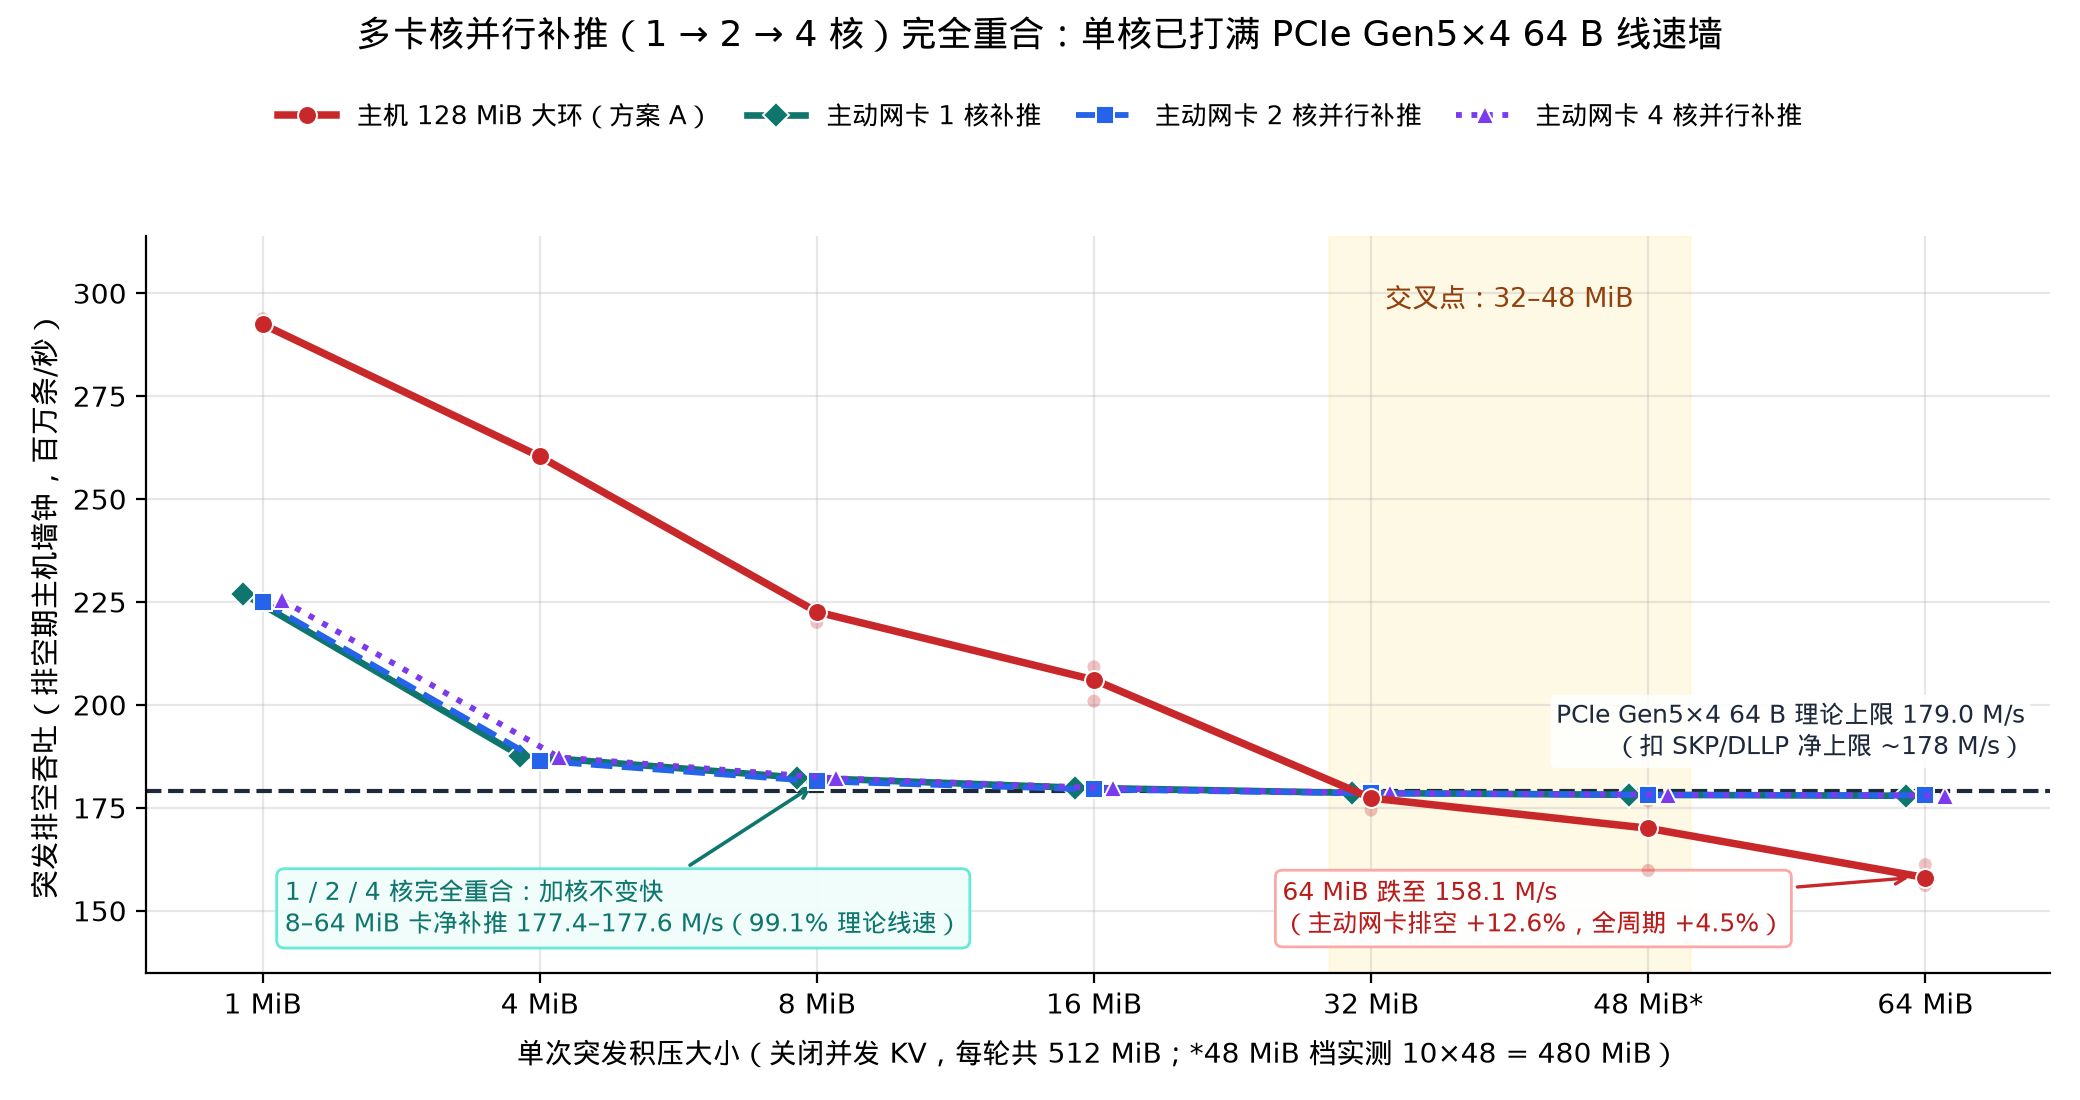

Reproduce this figure in Python.
#!/usr/bin/env python3
"""MRV-165 Figure 2: Multi-core card parallel refill (1 -> 2 -> 4 card cores) vs Host 128 MiB ring.

Reads verified Control 2 runs from logs/mrv165-2026-11-25/runs.jsonl.
Plots host wall-clock burst drain throughput (drain_wall_mops) for all series and marks the
steady-state PCIe Gen5 x4 64-byte write wire limit (179.0 M/s).
"""
import json
import statistics
from collections import defaultdict
from pathlib import Path

import matplotlib.pyplot as plt
import matplotlib.ticker as mticker
import numpy as np

import mrvplot  # noqa: F401 - registers CJK font & white style

ROOT = Path(__file__).resolve().parents[2]
RUNS_PATH = ROOT / "logs/mrv165-2026-11-25/runs.jsonl"
BURSTS = ["1MiB", "4MiB", "8MiB", "16MiB", "32MiB", "48MiB", "64MiB"]
BURST_XLABELS = ["1 MiB", "4 MiB", "8 MiB", "16 MiB", "32 MiB", "48 MiB*", "64 MiB"]
PCIE_64B_CEILING = 128e9 * (128.0 / 130.0) / 8.0 / 88.0 / 1e6  # 179.02 M/s


def main():
    by_tag = defaultdict(list)
    for line in RUNS_PATH.read_text().splitlines():
        r = json.loads(line)
        if r["part"].startswith("control2"):
            assert r["lost"] == 0 and r["bad"] == 0 and r["torn"] == 0
            by_tag[r["tag"]].append(r)

    x = np.arange(len(BURSTS), dtype=float)
    fig, ax = plt.subplots(figsize=(10.4, 5.5))

    # Subtle crossover band 32-48 MiB
    ax.axvspan(3.85, 5.15, color="#FEF3C7", alpha=0.45, zorder=0)
    ax.text(
        4.5, 302, "交叉点：32–48 MiB",
        ha="center", va="top", fontsize=9.8, color="#92400E",
    )

    # Physical wire ceiling line
    ax.axhline(PCIE_64B_CEILING, color="#1E293B", linestyle="--", linewidth=1.5, zorder=2)
    ax.text(
        6.36, PCIE_64B_CEILING + 7.0,
        f"PCIe Gen5×4 64 B 理论上限 {PCIE_64B_CEILING:.1f} M/s\n（扣 SKP/DLLP 净上限 ~178 M/s）",
        ha="right", va="bottom", fontsize=8.9, color="#1E293B",
        bbox=dict(boxstyle="round,pad=0.22", fc="white", ec="none", alpha=0.88),
    )
    series = [
        ("scheme_a_128m", "主机 128 MiB 大环（方案 A）", "#C82829", "o", "-", 2.7, 0.0, 5),
        ("active_1c", "主动网卡 1 核补推", "#0F766E", "D", "-", 2.4, -0.07, 4),
        ("active_2c", "主动网卡 2 核并行补推", "#2563EB", "s", "--", 2.1, 0.0, 4),
        ("active_4c", "主动网卡 4 核并行补推", "#7C3AED", "^", ":", 2.1, +0.07, 4),
    ]

    for arm_key, label, color, marker, ls, lw, dx, z in series:
        meds = []
        for i, b in enumerate(BURSTS):
            rs = by_tag[f"{arm_key}_{b}"]
            vals = [r["drain_wall_mops"] for r in rs]
            meds.append(statistics.median(vals))
            ax.scatter(
                np.full(len(vals), i + dx),
                vals,
                color=color,
                marker=marker,
                s=22,
                alpha=0.28,
                edgecolors="none",
                zorder=z - 1,
            )
        ax.plot(
            x + dx,
            meds,
            color=color,
            marker=marker,
            linestyle=ls,
            linewidth=lw,
            markersize=6.8,
            markeredgecolor="white",
            markeredgewidth=0.7,
            label=label,
            zorder=z,
        )

    # Minimal clean callouts (only 2 crisp takeaways, no clutter)
    ax.annotate(
        "1 / 2 / 4 核完全重合：加核不变快\n8–64 MiB 卡净补推 177.4–177.6 M/s（99.1% 理论线速）",
        xy=(2.0, 181), xytext=(0.08, 145),
        fontsize=9.1, color="#0F766E",
        arrowprops=dict(arrowstyle="->", color="#0F766E", lw=1.3),
        bbox=dict(boxstyle="round,pad=0.32", fc="#F0FDFA", ec="#5EEAD4", alpha=0.96),
    )
    ax.annotate(
        "64 MiB 跌至 158.1 M/s\n（主动网卡排空 +12.6%，全周期 +4.5%）",
        xy=(5.96, 158.1), xytext=(3.68, 145),
        fontsize=9.0, color="#B91C1C",
        arrowprops=dict(arrowstyle="->", color="#C82829", lw=1.2),
        bbox=dict(boxstyle="round,pad=0.28", fc="white", ec="#FCA5A5", alpha=0.96),
    )

    ax.set_xlabel("单次突发积压大小（关闭并发 KV，每轮共 512 MiB；*48 MiB 档实测 10×48 = 480 MiB）", fontsize=10.2, labelpad=7)
    ax.set_ylabel("突发排空吞吐（排空期主机墙钟，百万条/秒）", fontsize=10.5)
    ax.set_xticks(x)
    ax.set_xticklabels(BURST_XLABELS, fontsize=10.2)
    ax.set_xlim(-0.42, 6.45)
    ax.set_ylim(135, 314)
    ax.yaxis.set_major_locator(mticker.MultipleLocator(25))

    fig.suptitle(
        "多卡核并行补推（1 → 2 → 4 核）完全重合：单核已打满 PCIe Gen5×4 64 B 线速墙",
        fontsize=12.8, y=0.985,
    )
    handles, labels = ax.get_legend_handles_labels()
    fig.legend(
        handles, labels,
        loc="upper center", bbox_to_anchor=(0.5, 0.928),
        ncol=4, frameon=False, fontsize=9.5, handlelength=2.2, columnspacing=1.3,
    )

    fig.tight_layout(rect=(0.0, 0.0, 1.0, 0.875))
    png = Path(__file__).resolve().parent / "mrv-165-multicore-refill.png"
    svg = Path(__file__).resolve().parent / "mrv-165-multicore-refill.svg"
    fig.savefig(png, dpi=200)
    fig.savefig(svg)
    plt.close(fig)
    print(f"Saved {png} and {svg}")


if __name__ == "__main__":
    main()
